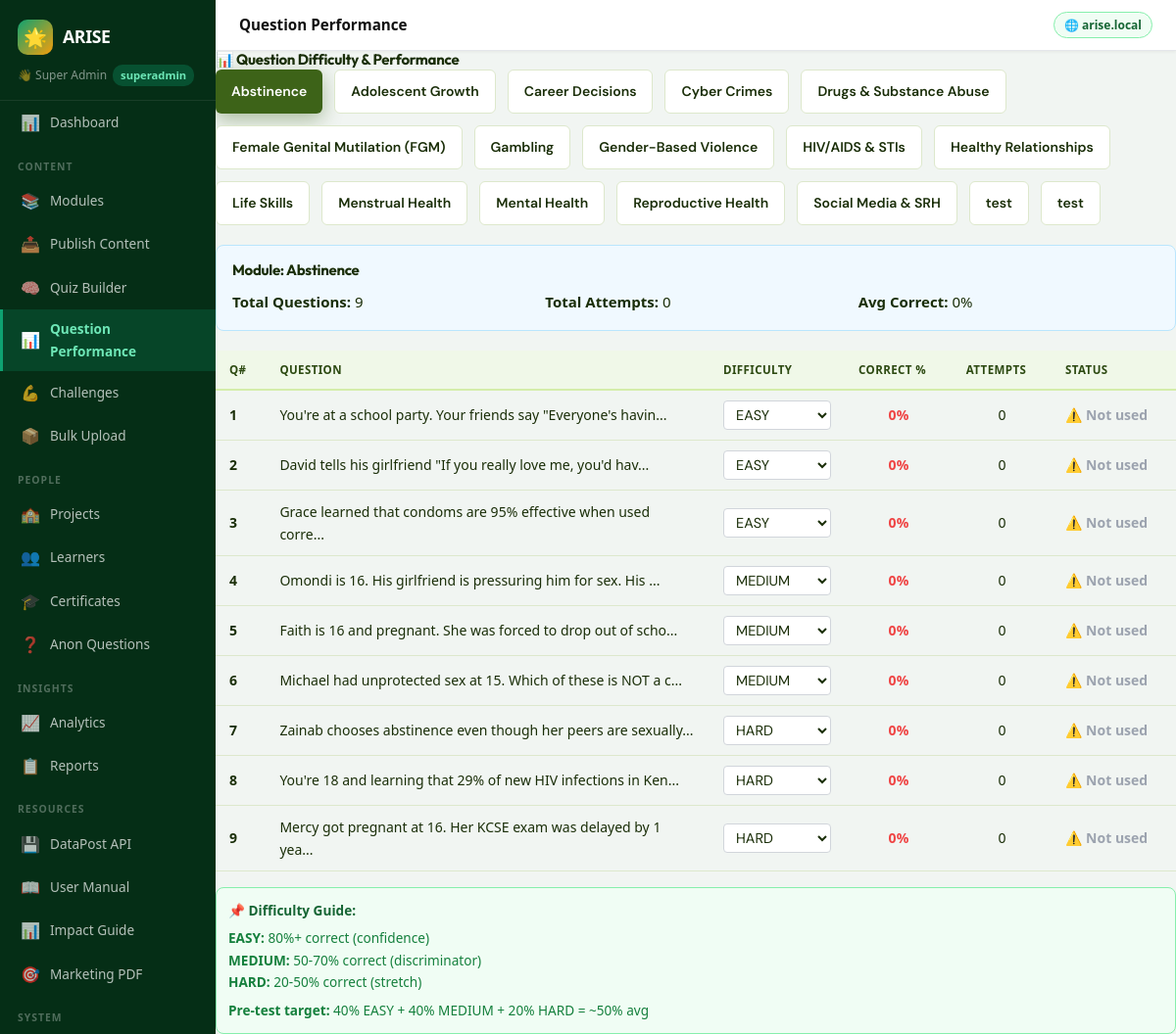
Page /admin/index.php?p=admin_question_difficulty (signed in) on the earlier database version.
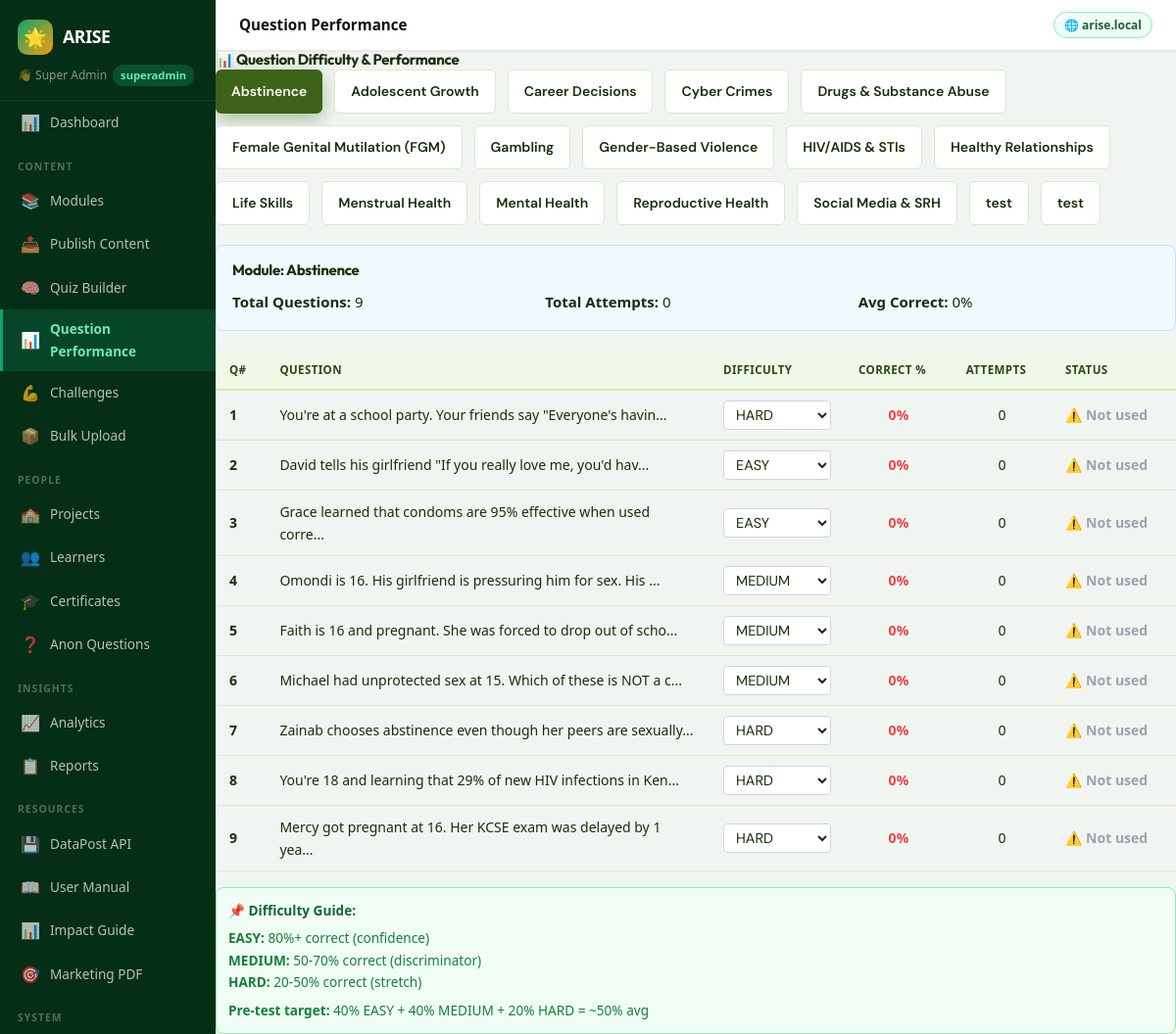
Same page on the later database version.
### tables this page shows
CREATE TABLE modules (
    id INTEGER PRIMARY KEY AUTOINCREMENT,
    title TEXT NOT NULL,
    slug TEXT UNIQUE NOT NULL,
    description TEXT,
    icon TEXT DEFAULT '📚',
    sort_order INTEGER DEFAULT 0,
    is_active INTEGER DEFAULT 1,
    created_by INTEGER,
    created_at DATETIME DEFAULT CURRENT_TIMESTAMP
, thumbnail TEXT, content_warning TEXT, school_id TEXT);

CREATE TABLE quiz_questions (
    id INTEGER PRIMARY KEY AUTOINCREMENT,
    module_id INTEGER NOT NULL,
    question_type TEXT DEFAULT 'mcq',
    question TEXT NOT NULL,
    option_a TEXT,
    option_b TEXT,
    option_c TEXT,
    option_d TEXT,
    correct_option TEXT,
    explanation TEXT,
    essay_hint TEXT,
    min_words INTEGER DEFAULT 0,
    max_marks INTEGER DEFAULT 1,
    sort_order INTEGER DEFAULT 0, competency TEXT, difficulty TEXT DEFAULT 'MEDIUM', is_published INTEGER DEFAULT 0,
    FOREIGN KEY (module_id) REFERENCES modules(id)
);

### includes/config.php (called while the page is built, shortened)
<?php
function db(): SQLite3 {
    static $db = null;
    if ($db === null) {
        $db = new SQLite3(DB_PATH);
        $db->enableExceptions(true);
        $db->exec('PRAGMA journal_mode=WAL');
        $db->exec('PRAGMA foreign_keys=ON');
    }
    return $db;
}
function e(string $str): string {
    return htmlspecialchars($str, ENT_QUOTES, 'UTF-8');
}

### admin/pages/admin_question_difficulty.php (the view, shortened to what this page needs)
<?php
$modules = [];
$res = db()->query("SELECT id, title, slug FROM modules WHERE is_active=1 ORDER BY title");
while ($r = $res->fetchArray(SQLITE3_ASSOC)) $modules[] = $r;
$module = null;
if (!$module && $modules) {
    $module = $modules[0];
}
?>
<h4>📊 Question Difficulty & Performance</h4>
<div style="margin-bottom:20px;display:flex;gap:12px;flex-wrap:wrap">
    <?php foreach ($modules as $m): ?>
      <a href="?p=admin_question_difficulty&module=<?=e($m['slug'])?>"
         class="btn <?= ($module && $module['id']==$m['id']) ? 'btn-primary' : 'btn-secondary' ?>"
         style="padding:10px 16px;border-radius:6px;font-weight:600;text-decoration:none;">
        <?=e($m['title'])?>
      </a>
    <?php endforeach; ?>
</div>
<?php if ($module): ?>
    <?php
    $questions = [];
    $res = db()->query("
      SELECT
        qq.id, qq.question, qq.difficulty, qq.option_a, qq.option_b, qq.option_c, qq.option_d,
        COUNT(qa.id) as total_attempts,
        SUM(CASE WHEN qa.is_correct=1 THEN 1 ELSE 0 END) as correct_count,
        ROUND(100.0 * SUM(CASE WHEN qa.is_correct=1 THEN 1 ELSE 0 END) / NULLIF(COUNT(qa.id), 0), 1) as correct_pct
      FROM quiz_questions qq
      LEFT JOIN quiz_answers qa ON qa.question_id = qq.id
      WHERE qq.module_id = ".intval($module['id'])."
      GROUP BY qq.id
      ORDER BY qq.id
    ");
    while ($r = $res->fetchArray(SQLITE3_ASSOC)) $questions[] = $r;
    ?>
    <div style="background:#f0f9ff;border:1px solid #bae6fd;border-radius:8px;padding:16px;margin-bottom:20px">
      <h4 style="margin:0 0 10px 0">Module: <?=e($module['title'])?></h4>
      <div style="display:grid;grid-template-columns:repeat(auto-fit,minmax(150px,1fr));gap:12px">
        <div><strong>Total Questions:</strong> <?=count($questions)?></div>
        <div><strong>Total Attempts:</strong> <?=array_sum(array_column($questions, 'total_attempts'))?></div>
        <div><strong>Avg Correct:</strong> <?=round(array_sum(array_column($questions, 'correct_pct')) / max(1, count($questions)), 1)?>%</div>
      </div>
    </div>
    <div style="overflow-x:auto">
      <table class="arise-table" style="width:100%">
        <thead>
          <tr>
            <th>Q#</th>
            <th>Question</th>
            <th>Difficulty</th>
            <th>Correct %</th>
            <th>Attempts</th>
            <th>Status</th>
          </tr>
        </thead>
        <tbody>
          <?php foreach ($questions as $i => $q):
            $pct = $q['correct_pct'] ?? 0;
            $attempts = intval($q['total_attempts']);
            $status = '';
            $statusColor = '#6b7280';
            if ($attempts === 0) {
              $status = '⚠️ Not used';
              $statusColor = '#9ca3af';
            } elseif ($pct >= 90) {
              $status = '🟢 Too easy';
              $statusColor = '#10b981';
            } elseif ($pct <= 20) {
              $status = '🔴 Too hard';
              $statusColor = '#ef4444';
            } elseif ($pct >= 50 && $pct <= 70) {
              $status = '✅ Good';
              $statusColor = '#059669';
            }
          ?>
          <tr>
            <td><strong><?=$i+1?></strong></td>
            <td style="max-width:400px"><?=e(substr($q['question'], 0, 60))?>...</td>
            <td>
              <select class="difficulty-select" data-qid="<?=$q['id']?>" style="padding:4px 8px;border:1px solid #d1d5db;border-radius:4px;">
                <option value="EASY" <?=($q['difficulty']==='EASY')?'selected':''?>>EASY</option>
                <option value="MEDIUM" <?=($q['difficulty']==='MEDIUM')?'selected':''?>>MEDIUM</option>
                <option value="HARD" <?=($q['difficulty']==='HARD')?'selected':''?>>HARD</option>
              </select>
            </td>
            <td style="text-align:center"><strong style="color:<?= $pct >= 70 ? '#10b981' : ($pct <= 30 ? '#ef4444' : '#f59e0b') ?>"><?=$pct?>%</strong></td>
            <td style="text-align:center"><?=$attempts?></td>
            <td style="color:<?=$statusColor?>;font-weight:600"><?=$status?></td>
          </tr>
          <?php endforeach; ?>
        </tbody>
      </table>
    </div>
    <div style="background:#f0fdf4;border:1px solid #86efac;border-radius:8px;padding:12px;margin-top:16px;font-size:.85rem">
      <strong style="color:#166534">📌 Difficulty Guide:</strong>
      <div style="color:#15803d;margin-top:6px">
        <div><strong>EASY:</strong> 80%+ correct (confidence)</div>
        <div><strong>MEDIUM:</strong> 50-70% correct (discriminator)</div>
        <div><strong>HARD:</strong> 20-50% correct (stretch)</div>
        <div style="margin-top:6px"><strong>Pre-test target:</strong> 40% EASY + 40% MEDIUM + 20% HARD = ~50% avg</div>
      </div>
    </div>
<?php else: ?>
    <div class="alert alert-info">No modules found.</div>
<?php endif; ?>

Differences in the rows shown:
changed quiz_questions "You're at a school party. Your friends say \"Everyone's havin": difficulty+id "EASY" → "HARD"
